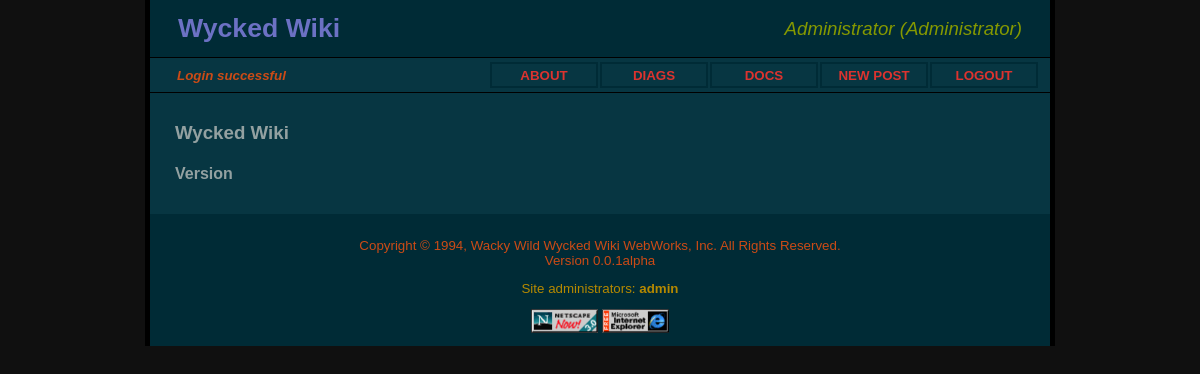
The app's page /page.php?page=about (signed in), older data.
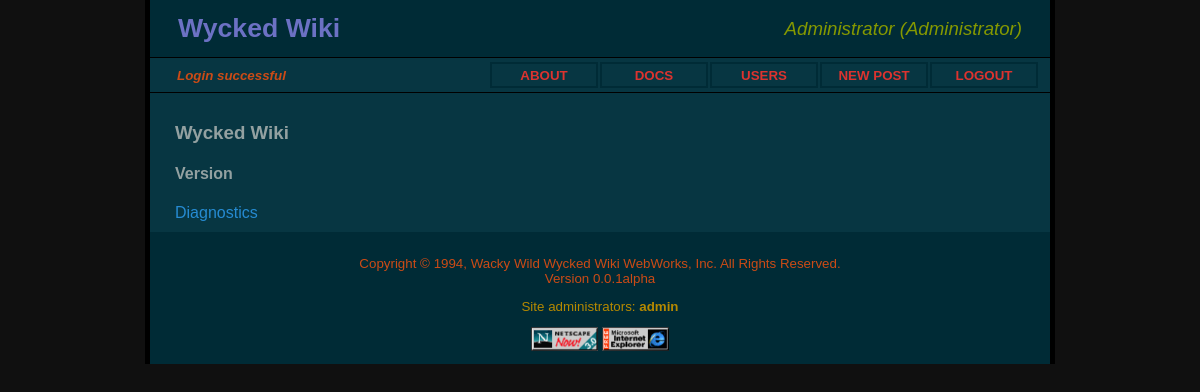
The same page, newer data.
### tables this page shows
CREATE TABLE `pages` (
  `page_id` int(11) NOT NULL,
  `visible` int(11) DEFAULT '14',
  `title` varchar(30) NOT NULL,
  `file` varchar(50) DEFAULT NULL,
  `page` text,
  PRIMARY KEY (`page_id`)
);

### config.php (called while the page is built, shortened)
<?php
$WYCKED_TITLE = "Wycked Wiki";
?>

### page.php (the view, shortened to what this page needs)
<!DOCTYPE html>
<html>
<head>
<link rel="stylesheet" href="style.css">
</head>
<body>
<?php
require_once("config.php");
include("header.php");
if (isset($_SESSION) && isset($_SESSION["access"])) {
    $access = $_SESSION["access"];
} else {
    $access = 1;
}
if (isset($_GET["page"])) {
    $title = $_GET["page"];
    $db = mysqli_connect($DB_HOSTNAME, $DB_USERNAME, $DB_PASSWORD, $DB_DATABASE);
    $result = mysqli_query($db, "select visible, page "
                                    . "from pages where title = '" . $title . "'");
    $count = mysqli_num_rows($result);
    if ($count==0) {
        $_SESSION["status"] = "PAGE NOT FOUND";
        header("Location: index.php");
    } else {
        $row = mysqli_fetch_assoc($result);
        if ($access & $row["visible"]) {
            echo '<div class="bodydiv">';
            echo '</div>';
        } else {
            $_SESSION["status"] = "UNAUTHORIZED";
            header("Location: index.php");
        }
    }
} else {
    $_SESSION["status"] = "PAGE NOT SPECIFIED";
    header("Location: index.php");
}
include("footer.php");
?>
</body>
</html>

### header.php (shortened to what this page needs)
<div class="headerdiv">
<table><tr>
<td><a href="."><?php echo $WYCKED_TITLE; ?></a></td>
<td class="userinfo">
<?php
if (isset($_SESSION) && isset($_SESSION["access"]) && isset($_SESSION["fullname"])) {
    $access = $_SESSION["access"];
    if ($access == 2) {
        $userinfo = $_SESSION["fullname"] . " (User)";
    } elseif ($access == 4) {
        $userinfo = $_SESSION["fullname"] . " (Editor)";
    } elseif ($access == 8) {
        $userinfo = $_SESSION["fullname"] . " (Administrator)";
    } else {
        $userinfo = "";
    }
} else {
    $access = 1;
    $userinfo = "";
}
echo $userinfo;
?>
</td>
</tr></table>
</div>
<div class="menudiv">
<table><tr>
<td class="status">
<?php
if (isset($_SESSION) && isset($_SESSION["status"])) {
    echo $_SESSION["status"];
}
?>
</td>
<?php
$db = mysqli_connect($DB_HOSTNAME, $DB_USERNAME, $DB_PASSWORD, $DB_DATABASE);
$result = mysqli_query($db, "select * from pages order by page_id");
while ($row = mysqli_fetch_assoc($result)) {
    if (($access & $row["visible"]) && (substr($row["title"], 0, 1) !== "_")) {
        if (is_null($row["file"])) {
            printf('<td class="menuitem"><a href="page.php?page=%s">%s</a></td>',
                   $row["title"],
                   strtoupper($row["title"]));
        } else {
            printf('<td class="menuitem"><a href="%s">%s</a></td>',
                   $row["file"],
                   strtoupper($row["title"]));
        }
    }
}
?>
</tr></table>
</div>

Row changes from the older to the newer data that the page shows:
no longer on this page (row edited): pages: title "DIAGS"
changed pages "ABOUT": visible "Wycked Wiki Version" → "Wycked Wiki Version Diagnostics"
added pages: title "USERS"
